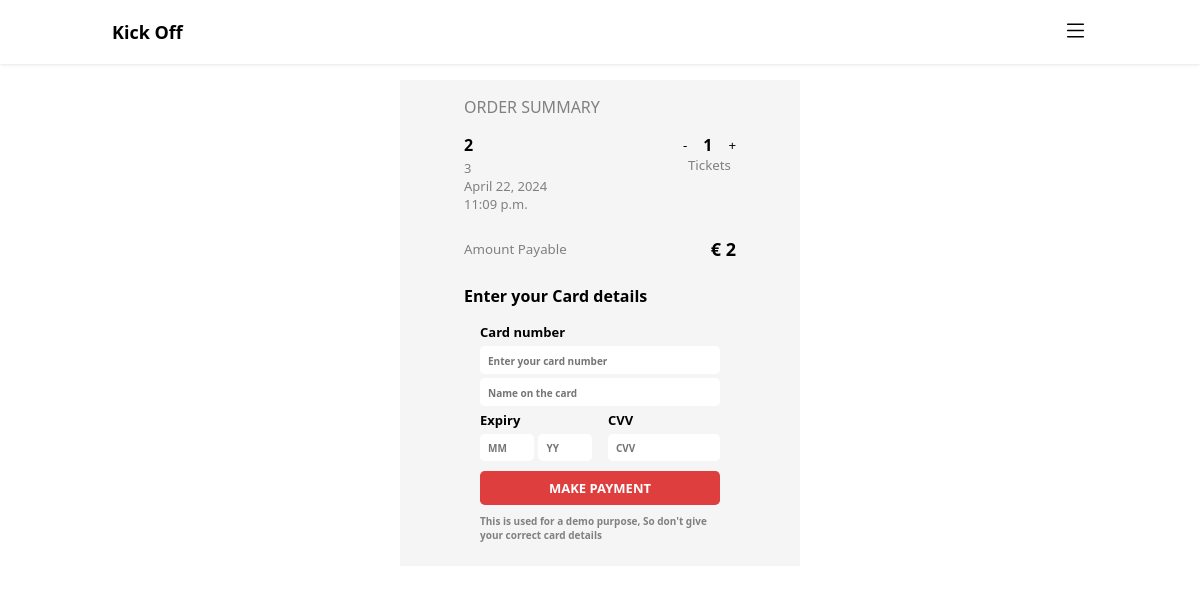
The app's page /book_now/9/book_tickets/ (signed in) with its own data.
### Kick_Off/models.py (models this page shows)
class Event(models.Model):
    event_name = models.CharField(max_length=100)
    event_venue_name = models.CharField(max_length=100)
    event_description = models.TextField()
    event_date = models.DateField()
    event_time = models.TimeField()
    event_number_of_tickets = models.IntegerField()
    event_ticket_price = models.IntegerField()
    event_location_link = models.URLField(max_length=200)
    event_image_url = models.URLField(max_length=200)
    event_video_url = models.URLField(max_length=200)
    organisation_name = models.CharField(max_length=100)
    organisation = models.ForeignKey(
        CustomUser, on_delete=models.CASCADE, related_name='events_created')
    created = models.DateTimeField(auto_now_add=True)
    updated = models.DateTimeField(auto_now=True)

### Kick_Off/views.py (the view)
# urls.py: path('book_now/<str:id>/book_tickets/',
@login_required(login_url="login")
def book_tickets(request, id):
    if not request.user.is_participant:
        return redirect('login')
    today = now().date()
    ticket_details = Event.objects.filter(event_date__gte=today, id=id).values(
        'id', 'event_name', 'event_venue_name', 'event_date', 'event_time', 'event_number_of_tickets', 'event_ticket_price')
    if not ticket_details:
        return HttpResponse("This event is not available")
    ticket_count = ticket_details[0]['event_number_of_tickets']
    if ticket_count == 0:
        return HttpResponse("No tickets left")
    return render(request, 'book_tickets.html', {'title': 'Book Tickets - Kick Off', 'ticket_details': ticket_details[0]})

### Kick_Off/templates/book_tickets.html
{% extends 'index.html' %} {% block main %}
<main class="book_tickets_main">
  <p class="order_summary_title">ORDER SUMMARY</p>
  <div class="order_summary_details">
    <div class="ticket_details">
      <p>{{ ticket_details.event_name }}</p>
      <p>{{ ticket_details.event_venue_name }}</p>
      <p>{{ ticket_details.event_date }}</p>
      <p>{{ ticket_details.event_time }}</p>
    </div>
    <div class="ticket_count">
      <div>
        <button
          class="ticket_minus"
          onclick="ticket_count({'status':'NEGATIVE','total_tickets':'{{ ticket_details.event_number_of_tickets }}','ticket_price':'{{ ticket_details.event_ticket_price}}'})"
        >
          -
        </button>
        <p id="ticket_count">1</p>
        <button
          class="ticket_add"
          onclick="ticket_count({'status':'POSITIVE','total_tickets':'{{ ticket_details.event_number_of_tickets }}','ticket_price':'{{ ticket_details.event_ticket_price}}'})"
        >
          +
        </button>
      </div>
      <p>Tickets</p>
    </div>
  </div>
  <div class="amount_payable">
    <p>Amount Payable</p>
    <p id="ticket_price">{{ ticket_details.event_ticket_price }}</p>
  </div>
  <div class="payment_details">
    <p class="payment_details_title">Enter your Card details</p>
    <form
      onsubmit="make_payment(event,'{{ticket_details.id}}')"
      id="payment_form"
    >
      <label>Card number</label>
      <input type="number" placeholder="Enter your card number" required />
      <input type="text" placeholder="Name on the card" required />
      <div class="payment_sub_form">
        <label>Expiry</label>
        <div>
          <input type="number" placeholder="MM" required />
          <input type="number" placeholder="YY" required />
        </div>
        <label>CVV</label>
        <input type="password" placeholder="CVV" required />
      </div>
      <input type="submit" value="MAKE PAYMENT" class="payment_button" />
      <p class="warning_text">
        This is used for a demo purpose, So don't give your correct card details
      </p>
    </form>
  </div>
</main>
{% endblock %}

### Kick_Off/static/css/index.css (style rules this page uses)
* { margin: 0px; padding: 0px; box-sizing: border-box; font-family: system-ui, -apple-system, BlinkMacSystemFont, "Segoe UI", Roboto, Oxygen, Ubuntu, Cantarell, "Open Sans", "Helvetica Neue", sans-serif; }
body { width: 100%; min-height: 100dvh; overflow-x: hidden; }

### Kick_Off/static/css/book_tickets.css (style rules this page uses)
.book_tickets_main { display: flex; flex-direction: column; gap: 1rem; padding-block: 1rem; }
.book_tickets_main .order_summary_title { color: gray; padding-inline: 1rem; }
.book_tickets_main .order_summary_details { display: flex; padding-inline: 1rem; }
.order_summary_details .ticket_details { font-size: small; color: gray; }
.order_summary_details .ticket_details p:first-child { font-size: medium; font-weight: 600; color: black; margin-bottom: 0.2rem; }
.order_summary_details .ticket_count { display: flex; flex-direction: column; justify-content: start; align-items: center; margin-left: auto; }
.ticket_count div { display: flex; gap: 1rem; }
.ticket_count div p { font-size: medium; font-weight: 600; color: black; }
.ticket_count div .ticket_minus, .ticket_add { border: none; background-color: transparent; }
.ticket_count p { font-size: smaller; color: gray; }
.book_tickets_main .amount_payable { display: flex; justify-content: space-between; align-items: center; padding-block: 0.5rem; padding-inline: 1rem; background-color: whitesmoke; }
.amount_payable p:first-child { font-size: smaller; color: gray; }
.amount_payable p:nth-child(2) { font-weight: bold; font-size: large; }
.amount_payable p:nth-child(2)::before { content: "€\00a0"; font-weight: bold; font-size: large; }
.book_tickets_main .payment_details { display: flex; flex-direction: column; gap: 0.5rem; padding-inline: 1rem; }
.payment_details form { display: flex; flex-direction: column; gap: 0.3rem; padding-inline: 1rem; padding-block: 0.5rem; border-radius: 0.3rem; background-color: whitesmoke; }
.payment_details form label { font-size: small; font-weight: 600; }
.payment_details form input { width: 100%; padding: 0.3rem 0.5rem; border: none; border-radius: 0.3rem; }
.payment_details form input::placeholder { font-size: x-small; font-weight: 600; }
.payment_details .payment_details_title { font-weight: 600; }
.payment_details .payment_sub_form { display: grid; grid-template-columns: repeat(2, 1fr); grid-template-rows: repeat(2, max-content); row-gap: 0.3rem; column-gap: 1rem; }
.payment_details .payment_sub_form div { display: flex; gap: 0.3rem; grid-column-start: 1; grid-column-end: 2; grid-row-start: 2; grid-row-end: 2; }
.payment_details .payment_button { border-radius: 0.3rem; padding-block: 0.5rem; color: white; font-weight: bold; font-size: small; border: none; margin-block: 0.3rem; background-color: rgb(223, 62, 62); }
.payment_details .warning_text { font-size: x-small; font-weight: 600; color: gray; }
@media (min-width: 640px) { .book_tickets_main { width: 25rem; padding-inline: 3rem; margin: 1rem auto; background-color: whitesmoke; } }

### records on screen
Event: event_name "2", event_venue_name "3", event_date "April 22, 2024", event_time "11:09 p.m.", event_ticket_price "2"
